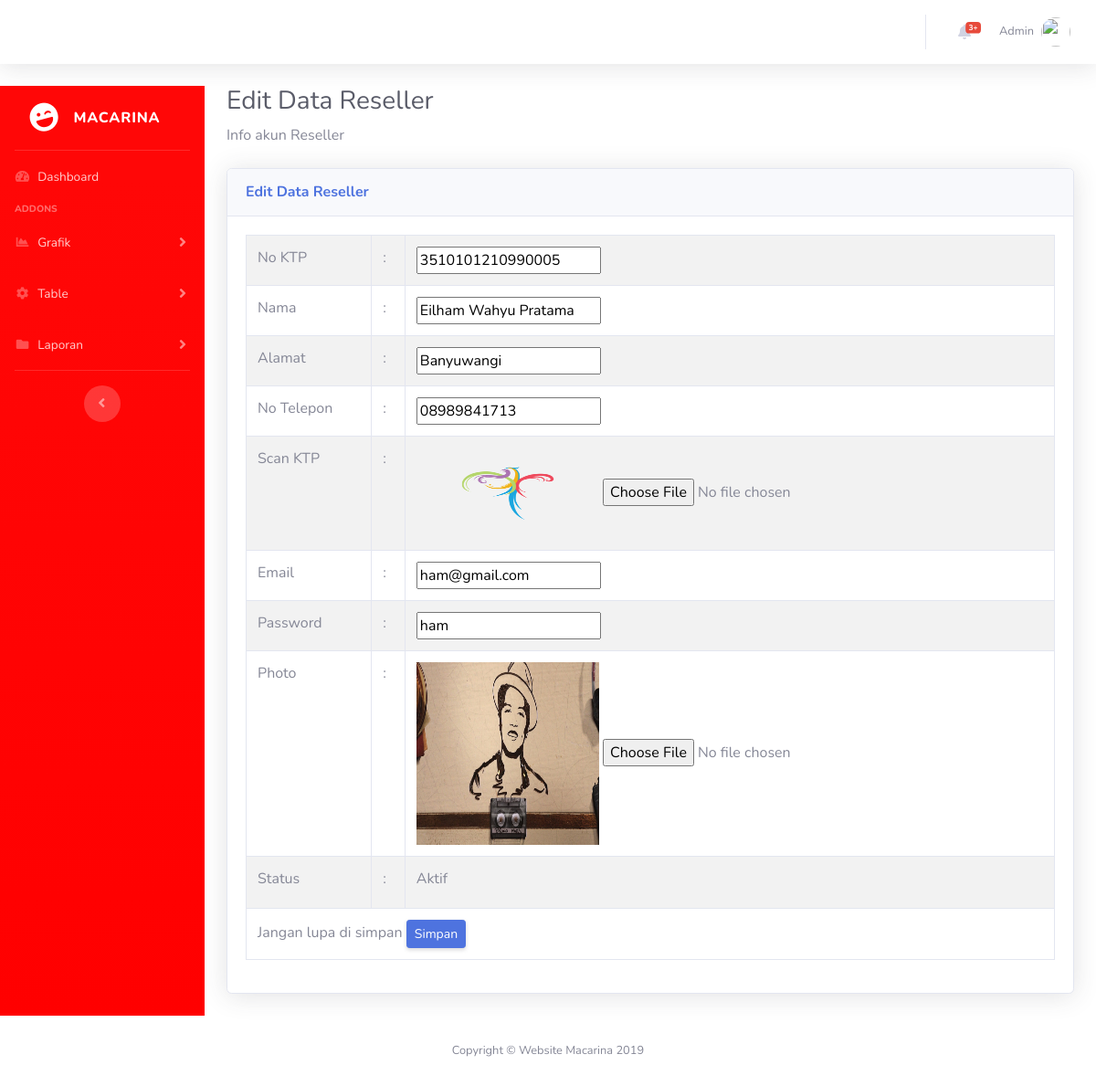
Screenshot of /admin/reseller/detReseller.php?txt_idrsl=5 with the database file from the repository.
### tables this page shows
CREATE TABLE `reseller` (
  `id_reseller` int(11) NOT NULL,
  `nama_reseller` varchar(50) NOT NULL,
  `alamat` varchar(50) NOT NULL,
  `no_tlp` varchar(13) NOT NULL,
  `scan_ktp` varchar(50) NOT NULL,
  `no_ktp` varchar(16) NOT NULL,
  `email` varchar(25) NOT NULL,
  `password` varchar(8) NOT NULL,
  `status` varchar(10) NOT NULL,
  `pas_foto` varchar(25) NOT NULL
);

### admin/reseller/detReseller.php (the view, shortened to what this page needs)
<!DOCTYPE html>
<html lang="en">
<head>
  <link href="../vendor/fontawesome-free/css/all.min.css" rel="stylesheet" type="text/css">
  <link href="../css/sb-admin-2.min.css" rel="stylesheet">
  <link href="../vendor/datatables/dataTables.bootstrap4.min.css" rel="stylesheet">
</head>
<?php
include_once "../topNavbar.php";
?>
  <div id="wrapper">
<?php
include_once "../config/side.php";
?>
        <div class="container-fluid">
          <h1 class="h3 mb-2 text-gray-800">Edit Data Reseller</h1>
          <p class="mb-4">Info akun Reseller</p>
          <div class="card shadow mb-4">
            <div class="card-header py-3">
              <h6 class="m-0 font-weight-bold text-primary">Edit Data Reseller</h6>
            </div>
            <div class="card-body">
            <?php
            include "../config/config.php";
            $id = $_GET['txt_idrsl'];
            $query_mysql = mysqli_query($koneksi,"SELECT reseller.* , reseller.id_reseller
            FROM reseller
              WHERE reseller.id_reseller = $id");
            while($data = mysqli_fetch_array($query_mysql)){
          ?>
            <form method ="POST" action="editReseller.php" enctype="multipart/form-data">
                <table border="1" class="table table-striped table-bordered table-hover">
                    <tr>
                        <td>No KTP</td>
                        <td>:</td>
                        <td><input  type="text" name="txt_no_ktp" value="<?php echo $data['no_ktp'] ?>"></td>
                    </tr>
                    <tr>
                        <td>Nama</td>
                        <td>:</td>
                        <td><input  type="text" name="txt_nama" value="<?php echo $data['nama_reseller'] ?>"></td>
                    </tr>
                    <tr>
                        <td>Alamat </td>
                        <td>:</td>
                        <td><input  type="textarea" name="txt_almt" value="<?php echo $data['alamat'] ?>"> </td>
                    </tr>
                    <tr>
                        <td>No Telepon </td>
                        <td>:</td>
                        <td><input  type="textarea" name="txt_no" value="<?php echo $data['no_tlp'] ?>"> </td>
                    </tr>
                    <tr>
                        <td>Scan KTP </td>
                        <td>:</td>
                        <td><?php echo "<img src='../img/reseller/".$data['scan_ktp']."' width='200px' height='100px'/>" ?>
                        <input type="file" name="sc_ktp"  />
                      </td>
                    </tr>
                    <tr>
                        <td>Email</td>
                        <td>:</td>
                        <td><input  type="text" name="txt_email" value="<?php echo $data['email'] ?>" ></td>
                    </tr>
                    <tr>
                        <td>Password</td>
                        <td>:</td>
                        <td><input  type="text" name="txt_pwd" value="<?php echo $data['password'] ?>" ></td>
                    </tr>
                    <tr>
                        <td>Photo </td>
                        <td>:</td>
                        <td><?php echo "<img src='../img/reseller/foto/".$data['pas_foto']."' width='200px' height='200px'/>" ?>
                        <input type="file" name="gambar" />
                       </td>
                    </tr>
                    <?php
                    $status1 = $data['status'];
                    ?>
                    <tr>
                        <td>Status</td>
                        <td>:</td>
                        <td><label><?php
                         if ($status1 == 0){
                          ?>NonAktif
                        <?php   }
                        else if ($status1 == 1) {
                           ?>Aktif
                        <?php  }
                        ?></td>
                    </tr>
                    <tr>
                        <td colspan="3">Jangan lupa di simpan <input class="d-none d-sm-inline-block btn btn-sm btn-primary shadow-sm" type="submit" name="btn_simpan" value="Simpan"></td>
                    </tr>
                </table>
            </form>
            <?php } ?>
            </div>
          </div>
        </div>
      </div>
      <?php
      include_once "../footer.php";
      ?>
    </div>
  </div>
</body>
</html>

### rows the page displays
reseller: txt_no_ktp "3510101210990005", txt_nama "Eilham Wahyu Pratama", txt_almt "Banyuwangi", txt_no "08989841713", scan_ktp (picture), txt_email "ham@gmail.com", txt_pwd "ham", pas_foto (picture), status "Aktif"
